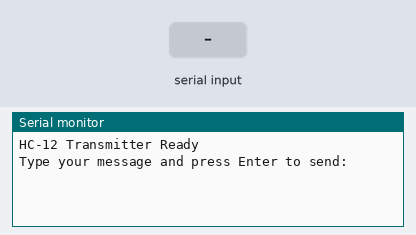
Simulated run of this sketch. Board: Arduino Uno, built with avr-gcc and run on an emulated ATmega328P. On the bench: the last lines printed to the serial monitor. The test bench sets the inputs (shaded band).

Above: at 1.2 s.
1.3 s: "1\n" received over Serial
At 1.8 s:
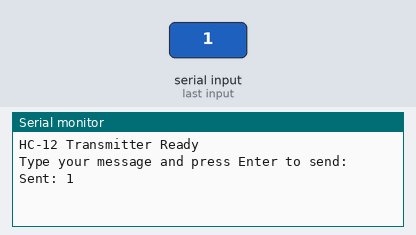
2.8 s: "0\n" received over Serial
At 4.0 s:
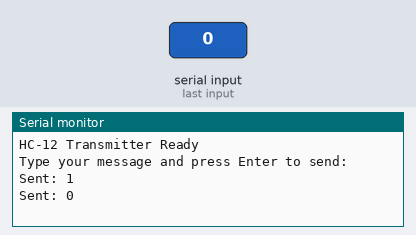
4.3 s: "2\n" received over Serial
At 5.3 s:
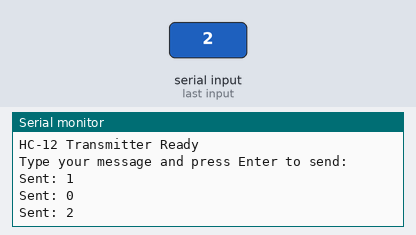

The sketch:

Transmitter.ino
```cpp
#include <SoftwareSerial.h>

// Define the HC-12 serial pins
SoftwareSerial HC12(10, 11); // RX, TX

void setup() {
  Serial.begin(9600);       // Serial monitor communication
  HC12.begin(9600);         // HC-12 communication

  Serial.println("HC-12 Transmitter Ready");
  Serial.println("Type your message and press Enter to send:");
}

void loop() {
  if (Serial.available()) {
    String dataToSend = Serial.readStringUntil('\n'); // Read input from Serial Monitor until newline

    HC12.println(dataToSend); // Send the data to the receiver

    Serial.println("Sent: " + dataToSend); // Print to Serial monitor
  }
}
```

Measured:
- after the input at 1.3 s, the serial monitor: prints a new line at once (image 1)
- after the input at 2.8 s, the serial monitor: prints a new line at once (image 2)
- after the input at 4.3 s, the serial monitor: prints a new line at once (image 3)
